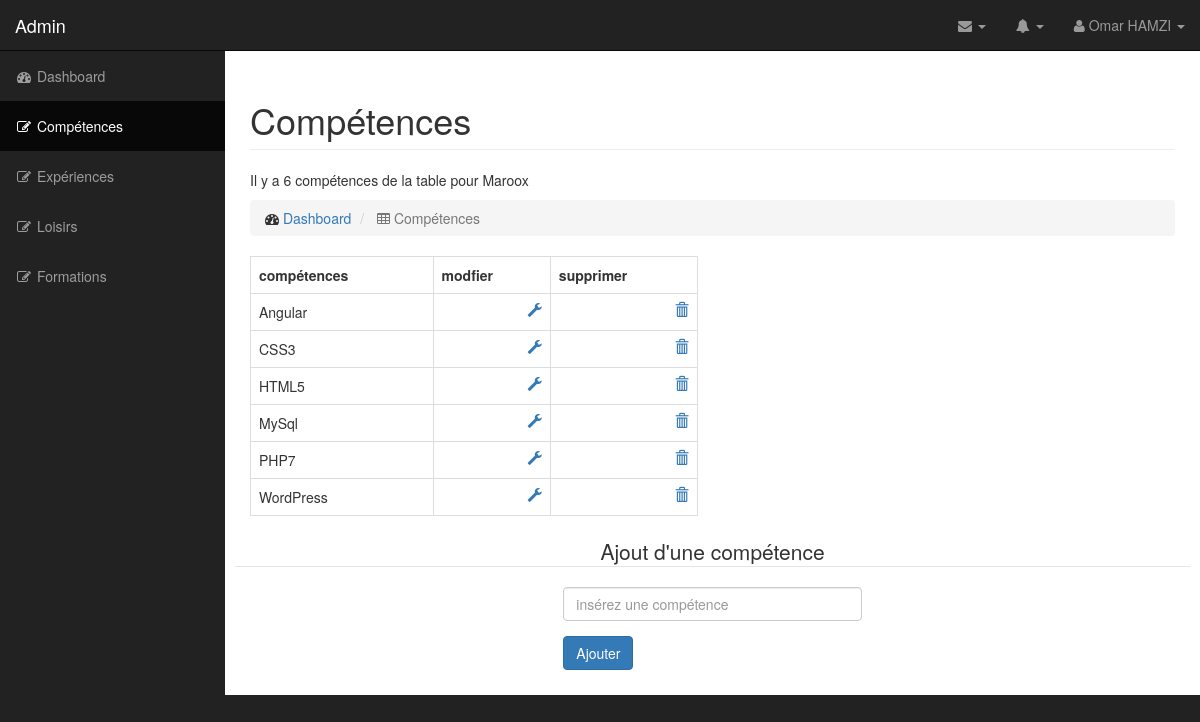
Page /admin/competence.php on the committed database.
### tables this page shows
CREATE TABLE `t_utilisateurs` (
  `id_utilisateur` int(15) NOT NULL COMMENT 'identifiant utilisateur',
  `prenom` varchar(25) NOT NULL COMMENT 'prenom user ',
  `nom` varchar(25) NOT NULL COMMENT 'nom user',
  `email` varchar(25) NOT NULL COMMENT 'email user',
  `telephone` varchar(20) NOT NULL COMMENT 'telephone user',
  `mdp` varchar(15) NOT NULL COMMENT 'mot de passe',
  `pseudo` varchar(15) NOT NULL COMMENT 'pseudo user',
  `avatar` varchar(15) NOT NULL COMMENT 'image ou icone avatar',
  `age` int(5) NOT NULL COMMENT 'age user',
  `date_naissance` date NOT NULL COMMENT 'date de naissance ',
  `sexe` enum('Femme','Homme') NOT NULL COMMENT 'sexe user',
  `etat_civil` enum('M.','Mme') NOT NULL COMMENT 'etat civil user',
  `statut_marital` enum('Marié','Divorcé','Célébataire') NOT NULL,
  `adresse` text NOT NULL,
  `code_postal` int(5) NOT NULL,
  `ville` varchar(25) NOT NULL,
  `pays` varchar(25) NOT NULL
);

CREATE TABLE `t_competences` (
  `id_competence` int(11) NOT NULL,
  `competence` varchar(45) NOT NULL,
  `niveau` int(3) NOT NULL,
  `utilisateur_id` int(11) NOT NULL
);

### admin/competence.php (the view, shortened to what this page needs)
<?php require '/connexion/connexion.php' ?>
<!DOCTYPE html>
<html lang="en">
<head>
<?php
$sql = $pdocv->query("SELECT * FROM t_utilisateurs WHERE id_utilisateur = '1' ");
$ligne_utilisateur = $sql->fetch();
?>
    <link href="css/bootstrap.min.css" rel="stylesheet">
    <link href="css/sb-admin.css" rel="stylesheet">
    <link href="font-awesome/css/font-awesome.min.css" rel="stylesheet" type="text/css">
</head>
<body>
    <div id="wrapper">
        <nav class="navbar navbar-inverse navbar-fixed-top" role="navigation">
            <div class="navbar-header">
                <a class="navbar-brand" href="index.php"> Admin</a>
            </div>
            <ul class="nav navbar-right top-nav">
                <li class="dropdown">
                    <a href="#" class="dropdown-toggle" data-toggle="dropdown"><i class="fa fa-envelope"></i> <b class="caret"></b></a>
                </li>
                <li class="dropdown">
                    <a href="#" class="dropdown-toggle" data-toggle="dropdown"><i class="fa fa-bell"></i> <b class="caret"></b></a>
                </li>
                <li class="dropdown">
                    <a href="#" class="dropdown-toggle" data-toggle="dropdown"><i class="fa fa-user"></i> <?php echo $ligne_utilisateur['prenom'].' '.$ligne_utilisateur['nom'];?> <b class="caret"></b></a>
                </li>
            </ul>
            <div class="collapse navbar-collapse navbar-ex1-collapse">
                <ul class="nav navbar-nav side-nav">
                    <li>
                        <a href="index.php"><i class="fa fa-fw fa-dashboard"></i> Dashboard</a>
                    </li>
                     <li class="active">
                        <a href="competence.php"><i class="fa fa-fw fa-edit"></i> Compétences</a>
                    </li>
                    <li>
                        <a href="experience.php"><i class="fa fa-fw fa-edit"></i> Expériences</a>
                    </li>
                    <li>
                        <a href="loisir.php"><i class="fa fa-fw fa-edit"></i> Loisirs</a>
                    </li>
                    <li>
                        <a href="formation.php"><i class="fa fa-fw fa-edit"></i> Formations</a>
                    </li>
                </ul>
            </div>
        </nav>
        <div id="page-wrapper">
            <div class="container-fluid">
                <?php
                    $competence = $pdocv->prepare("SELECT * FROM t_competences WHERE utilisateur_id = '1' ORDER BY competence ASC ");
                    $competence->execute();
                    $nbr_competences = $competence->rowCount();
                ?>
                <div class="row">
                    <div class="col-lg-12">
                        <h1 class="page-header">Compétences</h1>
                        <p> Il y a <?php echo $nbr_competences; ?> compétences de la table pour <?php echo $ligne_utilisateur['pseudo']; ?> </p>
                        <ol class="breadcrumb">
                            <li>
                                <i class="fa fa-dashboard"></i>  <a href="index.php">Dashboard</a>
                            </li>
                            <li class="active">
                                <i class="fa fa-table"></i> Compétences
                            </li>
                        </ol>
                    </div>
                </div>
                <div class="row">
                    <div class="col-lg-6">
                        <div class="table-responsive">
                            <table class="table table-bordered table-hover">
                                <tbody>
                                    <tr>
                                        <th>compétences</th>
                                        <th>modfier</th>
                                        <th>supprimer</th>
                                    </tr>
                                    <tr>
                                        <?php while ($ligne_competence = $competence->fetch()) { ?>
                                        <td><?php echo $ligne_competence['competence']; ?></td>
                                        <td><a href="modif_competence.php?id_competence=<?php echo $ligne_competence['id_competence'];?>"><span class="glyphicon glyphicon-wrench pull-right"></span></a></td>
                                        <td><a class="supp" href="competence.php?id_competence=<?php echo $ligne_competence['id_competence'];?>"><span class="glyphicon glyphicon-trash pull-right"></span></a></td>
                                    </tr>
                                         <?php }?>
                                </tbody>
                            </table>
                        </div>
                    </div>
                </div>
 <div class="row">
    <form class="form-horizontal" method="post" action="competence.php">
    <fieldset>
    <legend style="text-align:center;"> Ajout d'une compétence</legend>
    <div class="form-group">
      <label class="col-md-4 control-label" for="competence"></label>
      <div class="col-md-4">
      <input id="competence" name="competence" type="text" placeholder="insérez une compétence" class="form-control input-md">
      </div>
    </div>
    <div class="form-group">
      <label class="col-md-4 control-label" for="button"></label>
      <div class="col-md-4">
        <input  type="submit" class="btn btn-primary" value="Ajouter">
      </div>
    </div>
    </fieldset>
    </form>
</div>
</div>
</div>
</div>
</body>
</html>

### admin/css/sb-admin.css (style rules this page uses)
body { margin-top: 100px; background-color: #222; }
@media (min-width:768px) { body { margin-top: 50px; } }
#wrapper { padding-left: 0; }
#page-wrapper { width: 100%; padding: 0; background-color: #fff; }
@media (min-width:768px) { #wrapper { padding-left: 225px; } }
@media (min-width:768px) { #page-wrapper { padding: 10px; } }
.top-nav { padding: 0 15px; }
.top-nav>li { display: inline-block; float: left; }
.top-nav>li>a { padding-top: 15px; padding-bottom: 15px; line-height: 20px; color: #999; }
@media (min-width:768px) { .side-nav { position: fixed; top: 51px; left: 225px; width: 225px; margin-left: -225px; border: none; border-radius: 0; overflow-y: auto; background-color: #222; bottom: 0; overflow-x: hidden; padding-bottom: 40px; } }
@media (min-width:768px) { .side-nav>li>a { width: 225px; } }

### rows in the picture
t_utilisateurs: prenom "Omar", nom "HAMZI", pseudo "Maroox"
t_competences: competence "Angular"
t_competences: competence "CSS3"
t_competences: competence "HTML5"
t_competences: competence "MySql"
t_competences: competence "PHP7"
t_competences: competence "WordPress"

### other values in the picture
$nbr_competences "6"
